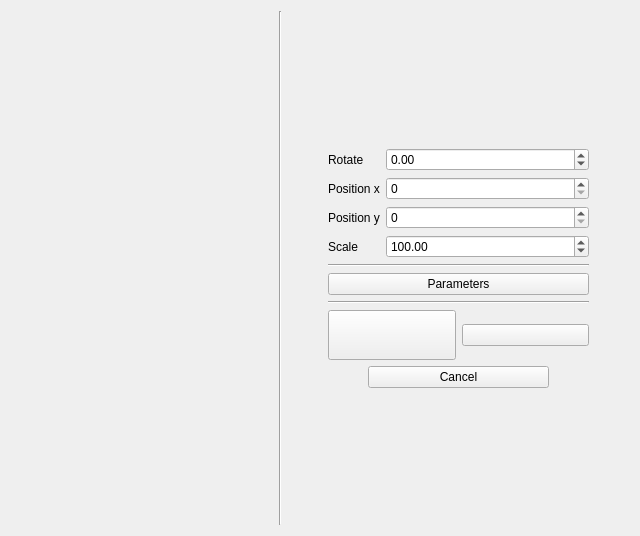
<?xml version="1.0" encoding="UTF-8"?>
<ui version="4.0">
 <class>Form</class>
 <widget class="QWidget" name="Form">
  <property name="geometry">
   <rect>
    <x>0</x>
    <y>0</y>
    <width>640</width>
    <height>536</height>
   </rect>
  </property>
  <property name="windowTitle">
   <string>Form</string>
  </property>
  <layout class="QHBoxLayout" name="horizontalLayout">
   <item>
    <widget class="QWidget" name="graphicWidget" native="true"/>
   </item>
   <item>
    <widget class="Line" name="line">
     <property name="orientation">
      <enum>Qt::Vertical</enum>
     </property>
    </widget>
   </item>
   <item>
    <spacer name="horizontalSpacer_3">
     <property name="orientation">
      <enum>Qt::Horizontal</enum>
     </property>
     <property name="sizeType">
      <enum>QSizePolicy::Minimum</enum>
     </property>
     <property name="sizeHint" stdset="0">
      <size>
       <width>40</width>
       <height>20</height>
      </size>
     </property>
    </spacer>
   </item>
   <item>
    <layout class="QVBoxLayout" name="verticalLayout">
     <item>
      <spacer name="verticalSpacer_2">
       <property name="orientation">
        <enum>Qt::Vertical</enum>
       </property>
       <property name="sizeHint" stdset="0">
        <size>
         <width>20</width>
         <height>40</height>
        </size>
       </property>
      </spacer>
     </item>
     <item>
      <layout class="QFormLayout" name="formLayout">
       <property name="fieldGrowthPolicy">
        <enum>QFormLayout::AllNonFixedFieldsGrow</enum>
       </property>
       <item row="0" column="0">
        <widget class="QLabel" name="label">
         <property name="text">
          <string>Rotate</string>
         </property>
        </widget>
       </item>
       <item row="0" column="1">
        <widget class="QDoubleSpinBox" name="angleSpinBox">
         <property name="buttonSymbols">
          <enum>QAbstractSpinBox::UpDownArrows</enum>
         </property>
         <property name="accelerated">
          <bool>true</bool>
         </property>
         <property name="minimum">
          <double>-180.000000000000000</double>
         </property>
         <property name="maximum">
          <double>180.000000000000000</double>
         </property>
         <property name="singleStep">
          <double>0.010000000000000</double>
         </property>
        </widget>
       </item>
       <item row="1" column="0">
        <widget class="QLabel" name="label_2">
         <property name="text">
          <string>Position x</string>
         </property>
        </widget>
       </item>
       <item row="1" column="1">
        <widget class="QSpinBox" name="posXSpinBox">
         <property name="maximum">
          <number>2400</number>
         </property>
        </widget>
       </item>
       <item row="2" column="0">
        <widget class="QLabel" name="label_3">
         <property name="text">
          <string>Position y</string>
         </property>
        </widget>
       </item>
       <item row="2" column="1">
        <widget class="QSpinBox" name="posYSpinBox">
         <property name="maximum">
          <number>2400</number>
         </property>
        </widget>
       </item>
       <item row="3" column="0">
        <widget class="QLabel" name="label_4">
         <property name="text">
          <string>Scale</string>
         </property>
        </widget>
       </item>
       <item row="3" column="1">
        <widget class="QDoubleSpinBox" name="scaleSpinBox">
         <property name="minimum">
          <double>1.000000000000000</double>
         </property>
         <property name="maximum">
          <double>200.000000000000000</double>
         </property>
         <property name="value">
          <double>100.000000000000000</double>
         </property>
        </widget>
       </item>
      </layout>
     </item>
     <item>
      <widget class="Line" name="line_3">
       <property name="orientation">
        <enum>Qt::Horizontal</enum>
       </property>
      </widget>
     </item>
     <item>
      <widget class="QPushButton" name="parametersButton">
       <property name="text">
        <string>Parameters</string>
       </property>
       <property name="checkable">
        <bool>false</bool>
       </property>
      </widget>
     </item>
     <item>
      <widget class="Line" name="line_2">
       <property name="orientation">
        <enum>Qt::Horizontal</enum>
       </property>
      </widget>
     </item>
     <item>
      <layout class="QHBoxLayout" name="horizontalLayout_2">
       <item>
        <widget class="QPushButton" name="StartButton">
         <property name="minimumSize">
          <size>
           <width>0</width>
           <height>50</height>
          </size>
         </property>
         <property name="font">
          <font>
           <pointsize>8</pointsize>
          </font>
         </property>
         <property name="toolTip">
          <string>Start algo</string>
         </property>
         <property name="text">
          <string/>
         </property>
         <property name="icon">
          <iconset resource="../resources/icons.qrc">
           <normaloff>:/icons/snake/snakeLaunch.png</normaloff>:/icons/snake/snakeLaunch.png</iconset>
         </property>
         <property name="iconSize">
          <size>
           <width>50</width>
           <height>50</height>
          </size>
         </property>
         <property name="autoDefault">
          <bool>false</bool>
         </property>
        </widget>
       </item>
       <item>
        <widget class="QPushButton" name="OpenButton">
         <property name="enabled">
          <bool>true</bool>
         </property>
         <property name="toolTip">
          <string>Open Image</string>
         </property>
         <property name="text">
          <string/>
         </property>
         <property name="icon">
          <iconset resource="../resources/icons.qrc">
           <normaloff>:/icons/snake/snakeLoadImage.png</normaloff>:/icons/snake/snakeLoadImage.png</iconset>
         </property>
         <property name="iconSize">
          <size>
           <width>50</width>
           <height>50</height>
          </size>
         </property>
        </widget>
       </item>
      </layout>
     </item>
     <item>
      <layout class="QHBoxLayout" name="horizontalLayout_3">
       <item>
        <spacer name="horizontalSpacer">
         <property name="orientation">
          <enum>Qt::Horizontal</enum>
         </property>
         <property name="sizeType">
          <enum>QSizePolicy::Minimum</enum>
         </property>
         <property name="sizeHint" stdset="0">
          <size>
           <width>40</width>
           <height>20</height>
          </size>
         </property>
        </spacer>
       </item>
       <item>
        <widget class="QPushButton" name="CancelButton">
         <property name="text">
          <string>Cancel</string>
         </property>
        </widget>
       </item>
       <item>
        <spacer name="horizontalSpacer_2">
         <property name="orientation">
          <enum>Qt::Horizontal</enum>
         </property>
         <property name="sizeType">
          <enum>QSizePolicy::Minimum</enum>
         </property>
         <property name="sizeHint" stdset="0">
          <size>
           <width>40</width>
           <height>20</height>
          </size>
         </property>
        </spacer>
       </item>
      </layout>
     </item>
     <item>
      <spacer name="verticalSpacer">
       <property name="orientation">
        <enum>Qt::Vertical</enum>
       </property>
       <property name="sizeHint" stdset="0">
        <size>
         <width>20</width>
         <height>40</height>
        </size>
       </property>
      </spacer>
     </item>
    </layout>
   </item>
   <item>
    <spacer name="horizontalSpacer_4">
     <property name="orientation">
      <enum>Qt::Horizontal</enum>
     </property>
     <property name="sizeType">
      <enum>QSizePolicy::Minimum</enum>
     </property>
     <property name="sizeHint" stdset="0">
      <size>
       <width>40</width>
       <height>20</height>
      </size>
     </property>
    </spacer>
   </item>
  </layout>
 </widget>
 <resources>
  <include location="../resources/icons.qrc"/>
 </resources>
 <connections/>
</ui>
